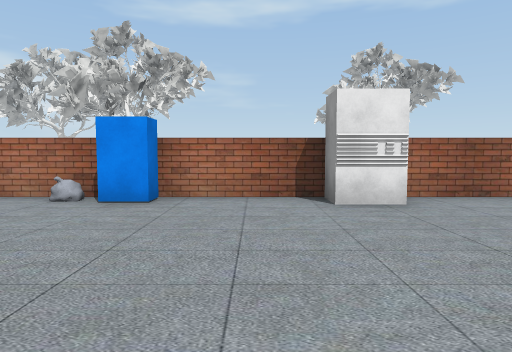
[1] (above)

17 first-person views from a walk through a Unity game level. The camera is 1.5 m above the floor, tilts 4° down and sees 75° across. The floor is counted in squares, 2 m on a side. Each view is taken from the middle of a square. On the plan, view 1 faces up. The plan holds only what a view shows up to about 11 squares ahead; the rest is blank. The place goes on beyond the plan. The player is left out. Some surface patterns are stand-ins.

[2]
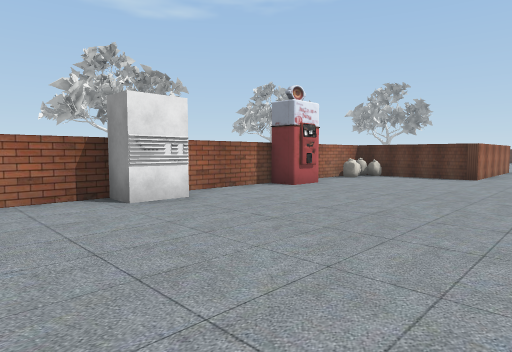

[3]
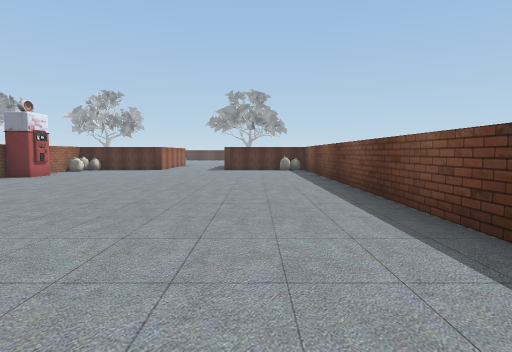

[4]
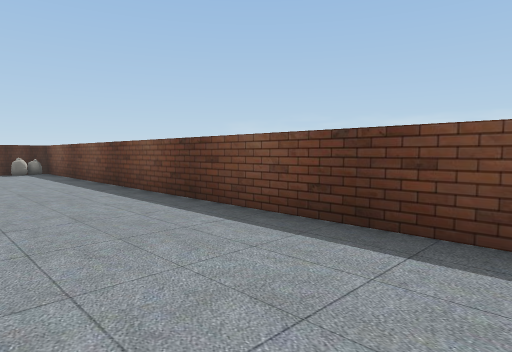

[5]
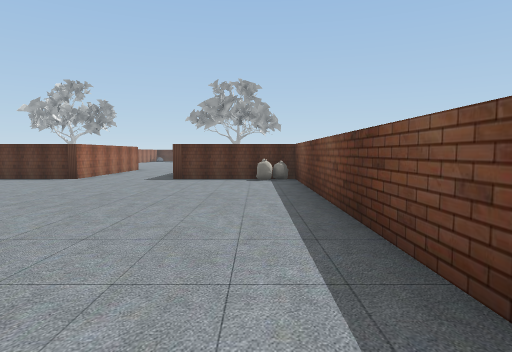

[6]
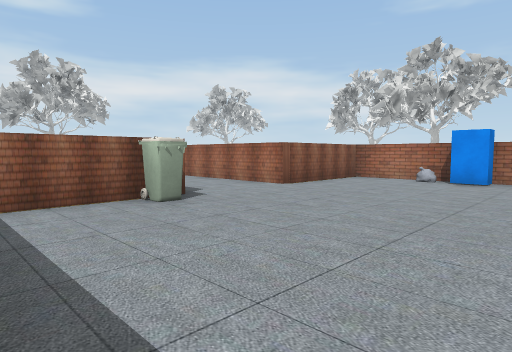

[7]
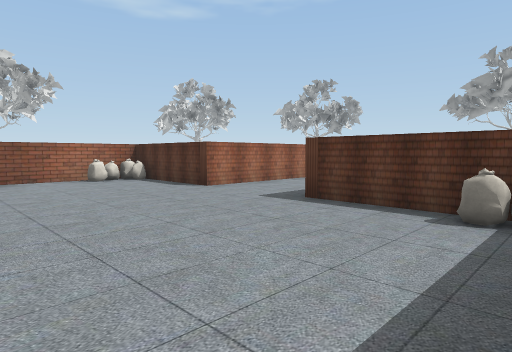

[8]
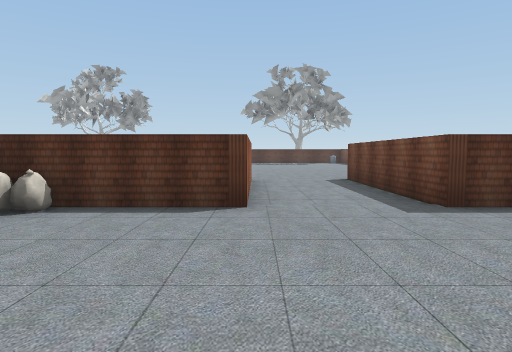

[9]
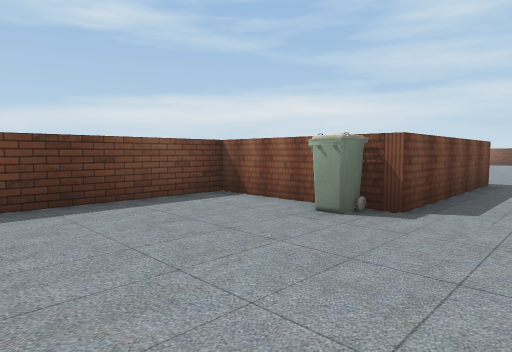

[10]
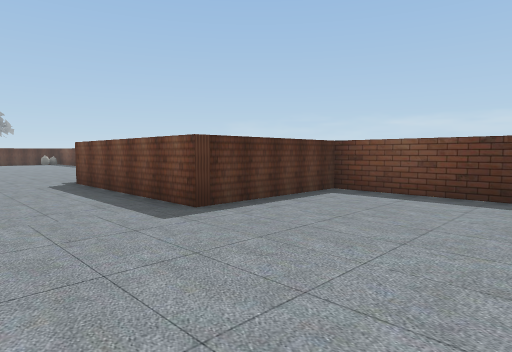

[11]
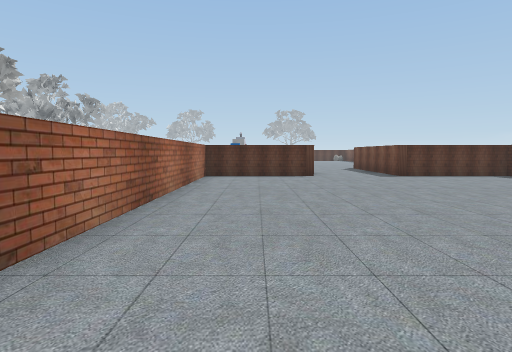

[12]
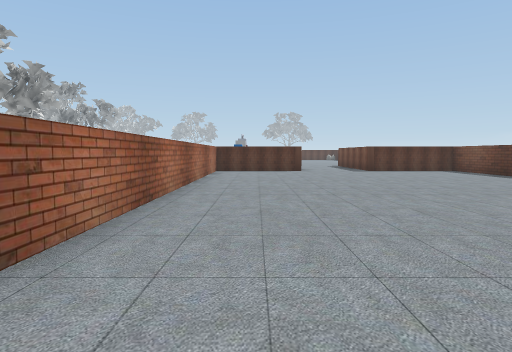

[13]
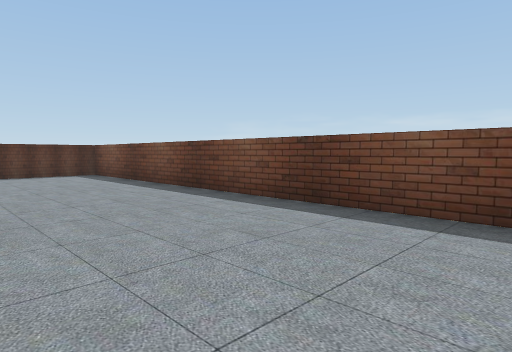

[14]
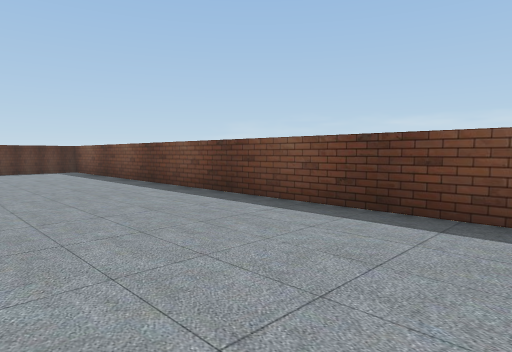

[15]
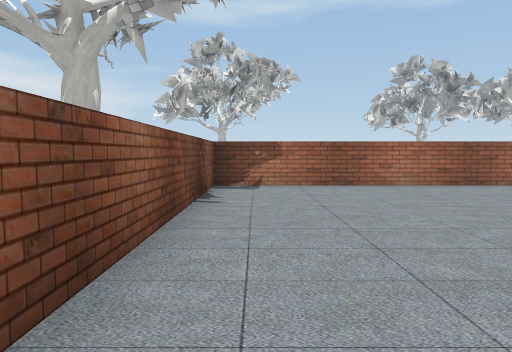

[16]
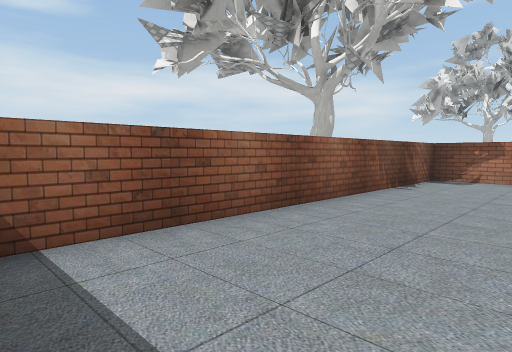

[17]
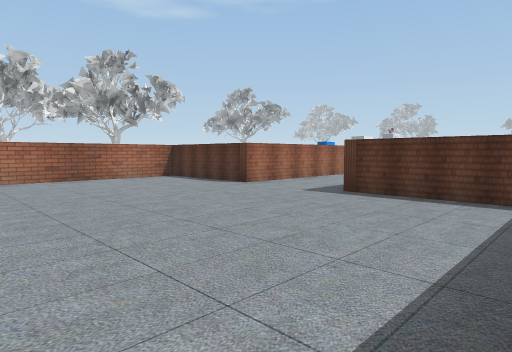

### Floor plan
Points are (right, up) in squares from view 1. A wall is a line through its corners. A room is listed if a view was taken in it or the views show most of it. See-through windows are left out.
Room 1 (views 1, 2, 3, 4, 5, 6, 7, 8, 9)
walls: (5.2, 5.6) (-5.2, 5.6) (-5.2, 2.1); (-5.2, -1.5) (-5.2, -4.1) (9.6, -4.1) (9.6, -0.6) (14.6, -0.6); (13.8, 2.1) (9.6, 2.1) (9.6, 5.6) (6.2, 5.6)
ways out: opening at (-6, 0.5) to room 2; opening at (15, 0.5)
objects: other object (-5, -1); other object (-3, 5); blue block (-2, 5); machine (2, 5); machine (6, 5); other object (8, 5); other object (9, -3); other object (9, 5)
Room 2 (views 10, 11, 12, 13, 14, 15, 16, 17)
walls: (-23.5, -4.1) (-10.2, -4.1) (-10.2, -0.6) (-5.4, -0.6); (-5.2, 2.1) (-10.2, 2.1) (-10.2, 5.6) (-25, 5.6) (-25, -3.8)
ways out: opening at (-6, 0.5) to room 1

Where each view was taken, in squares from view 1:
view 1: 0 up, 0 right, facing up
view 2: 0 up, 1 left, facing up-right
view 3: 2 down, 5 left, facing right
view 4: 1 down, 4 left, facing down-right
view 5: 3 down, 0 right, facing right
view 6: 4 down, 0 right, facing up-left
view 7: 4 down, 5 right, facing up-right
view 8: 2 up, 5 right, facing right
view 9: 1 up, 1 left, facing down-left
view 10: 2 up, 14 left, facing down-right
view 11: 4 up, 21 left, facing right
view 12: 4 up, 24 left, facing right
view 13: 0 up, 22 left, facing down-right
view 14: 0 up, 24 left, facing down-right
view 15: 2 down, 24 left, facing up
view 16: 4 down, 22 left, facing up-left
view 17: 4 down, 16 left, facing up-right
